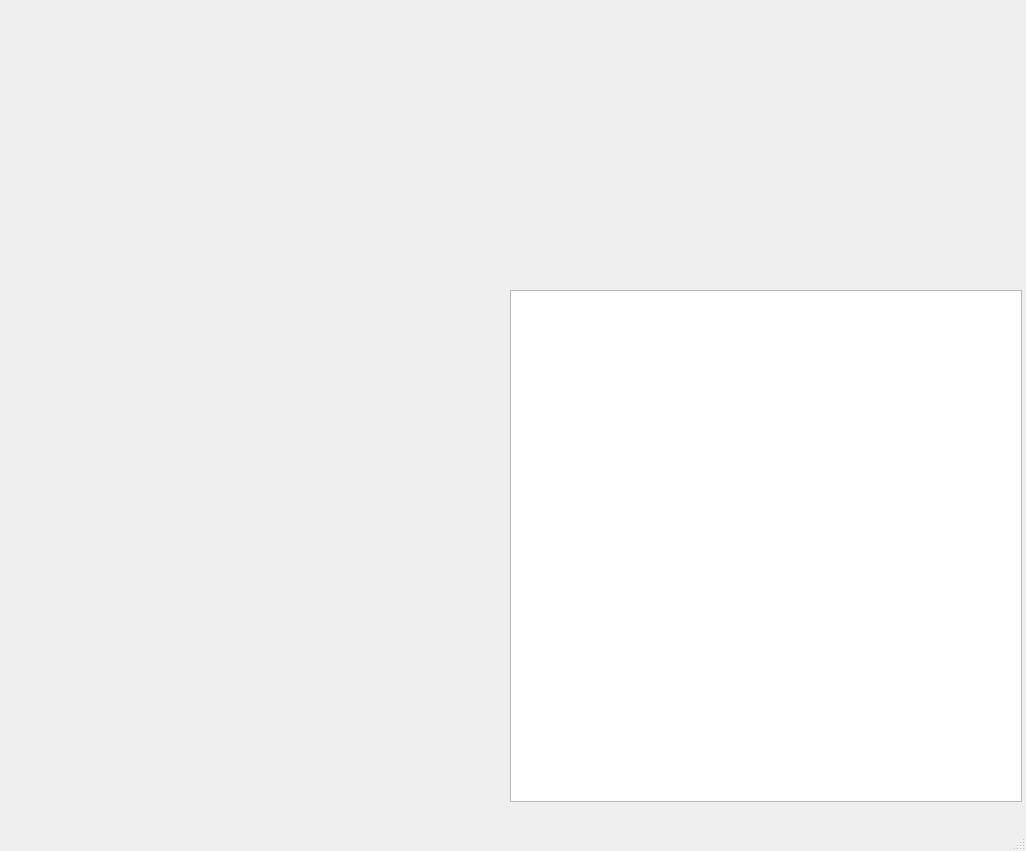
<?xml version="1.0" encoding="UTF-8"?>
<ui version="4.0">
 <class>view</class>
 <widget class="QMainWindow" name="view">
  <property name="geometry">
   <rect>
    <x>0</x>
    <y>0</y>
    <width>1026</width>
    <height>851</height>
   </rect>
  </property>
  <property name="windowTitle">
   <string>view</string>
  </property>
  <widget class="QWidget" name="centralwidget">
   <widget class="QGraphicsView" name="graphicsView">
    <property name="geometry">
     <rect>
      <x>510</x>
      <y>290</y>
      <width>512</width>
      <height>512</height>
     </rect>
    </property>
    <property name="minimumSize">
     <size>
      <width>512</width>
      <height>512</height>
     </size>
    </property>
    <property name="maximumSize">
     <size>
      <width>512</width>
      <height>512</height>
     </size>
    </property>
   </widget>
  </widget>
  <widget class="QMenuBar" name="menubar">
   <property name="geometry">
    <rect>
     <x>0</x>
     <y>0</y>
     <width>1026</width>
     <height>21</height>
    </rect>
   </property>
  </widget>
  <widget class="QStatusBar" name="statusbar"/>
 </widget>
 <resources/>
 <connections/>
</ui>
